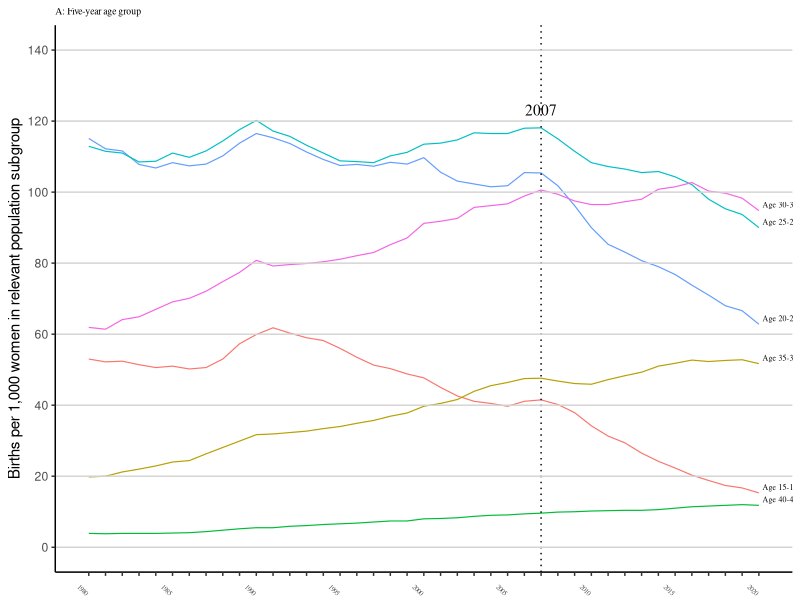
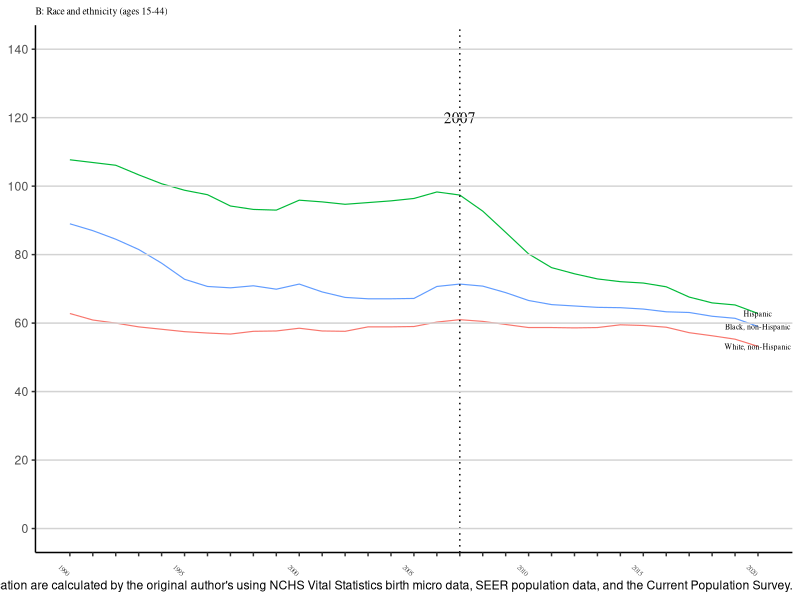
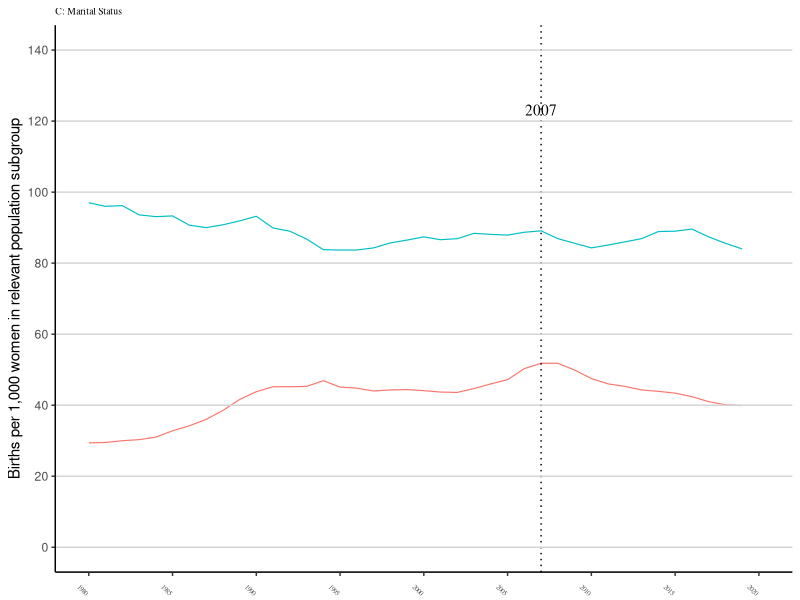

R code for these plots, in order:
## ---- chunk 1
#| include: false
#| warning: false
#| message: false

library(tidyverse)
library(palmerpenguins)
## ---- chunk 2
#| echo: false
#| eval: true
#| warning: false
#| message: false
#| label: fig-bratetrend-graph
#| fig-cap: "Trends in Birth Rates by Population Subgroup"
# Load necessary libraries
library(ggplot2)
library(gridExtra)

# Set seed for reproducibility
set.seed(123)

# Read the data from CSV file
data <- read.csv(file = here::here("outputs/data/figs_2a_2b.csv"))

# Plotting the first line graph (Graph A)
graph_A <- ggplot(data, aes(x = year)) +
  geom_line(aes(y = brate_1519, color = "blue"), size = 0.4) +
  geom_line(aes(y = brate_2024, color = "orange"), size = 0.4) +
  geom_line(aes(y = brate_2529, color = "grey"), size = 0.4) +
  geom_line(aes(y = brate_3034, color = "yellow"), size = 0.4) +
  geom_line(aes(y = brate_3539, color = "cyan"), size = 0.4) +
  geom_line(aes(y = brate_4044, color = "green"), size = 0.4) +
  geom_text(data = data[data$year == 2020,], aes(x = year, y = brate_1519, label = "Age 15-19"), hjust = -0.1, vjust = -0.5, size = 2, family = "Times") +
  geom_text(data = data[data$year == 2020,], aes(x = year, y = brate_2024, label = "Age 20-24"), hjust = -0.1, vjust = -0.5, size = 2, family = "Times") +
  geom_text(data = data[data$year == 2020,], aes(x = year, y = brate_2529, label = "Age 25-29"), hjust = -0.1, vjust = -0.5, size = 2, family = "Times") +
  geom_text(data = data[data$year == 2020,], aes(x = year, y = brate_3034, label = "Age 30-34"), hjust = -0.1, vjust = -0.5, size = 2, family = "Times") +
  geom_text(data = data[data$year == 2020,], aes(x = year, y = brate_3539, label = "Age 35-39"), hjust = -0.1, vjust = -0.5, size = 2, family = "Times") +
  geom_text(data = data[data$year == 2020,], aes(x = year, y = brate_4044, label = "Age 40-44"), hjust = -0.1, vjust = -0.5, size = 2, family = "Times") +
  geom_vline(xintercept = 2007, linetype = "dotted") +
  annotate("text", x = 2007, y = 120, label = "2007", vjust = -0.5, hjust = 0.5, color = "black", family = "Times") +
  geom_hline(yintercept = seq(0, 140, by = 20), color = "lightgrey") +
  scale_y_continuous(limits = c(0, 140), breaks = seq(0, 140, by = 20), labels = seq(0, 140, by = 20)) +
  scale_x_continuous(limits = c(1980, 2020), breaks = seq(1980, 2020, by = 1), labels = function(x) ifelse(x %% 5 == 0, x, "")) +
  labs(x = NULL, 
       y = 'Births per 1,000 women in relevant population subgroup',
       title = "A: Five-year age group",
       caption = NULL,
       family = "Times") +
  theme_classic() +
  theme(axis.text.x = element_text(angle = -45, hjust = 1, family = "Times", size = 5),
        plot.title = element_text(size = 7, family = "Times"),
        legend.position = "none")

# Plotting the second line graph (Graph B)
graph_B <- ggplot(data, aes(x = year)) +
  geom_line(aes(y = brate_hisp, color = "grey"), size = 0.4) +
  geom_line(aes(y = brate_blacknh, color = "orange"), size = 0.4) +
  geom_line(aes(y = brate_whitenh, color = "blue"), size = 0.4) +
  geom_text(data = data[data$year == 2020,], aes(x = year, y = brate_hisp, label = "Hispanic"), size = 2, family = "Times") +
  geom_text(data = data[data$year == 2020,], aes(x = year, y = brate_blacknh, label = "Black, non-Hispanic"), size = 2, family = "Times") +
  geom_text(data = data[data$year == 2020,], aes(x = year, y = brate_whitenh, label = "White, non-Hispanic"), size = 2, family = "Times") +
  geom_vline(xintercept = 2007, linetype = "dotted") + annotate("text", x = 2007, y = 120, label = "2007", color = "black", family = "Times") +
  geom_hline(yintercept = seq(0, 140, by = 20), color = "lightgrey") + scale_y_continuous(limits = c(0, 140), breaks = seq(0, 140, by = 20), labels = seq(0, 140, by = 20)) + scale_x_continuous(limits = c(1990, 2020), breaks = seq(1990, 2020, by = 1), labels = function(x) ifelse(x %% 5 == 0, x, "")) + labs(x = NULL, y = NULL,
       title = "B: Race and ethnicity (ages 15-44)",
       caption = "Birth rates by age group, race, and ethnicity, and marital status gathered from CDC Vital Statistics Births Reports. Birth rates by Hispanic subpopulation, mother's education are calculated by the original author's using NCHS Vital Statistics birth micro data, SEER population data, and the Current Population Survey.") +
  theme_classic() +
  theme(axis.text.x = element_text(angle = -45, hjust = 1, family = "Times", size = 5),
        plot.title = element_text(size = 7, family = "Times"),
        legend.position = "none")


# Read the data from the new CSV file fig_2e
data_2e <- read.csv(file = here::here("outputs/data/fig_2e.csv"))

# Plotting the third line graph (Graph C)
graph_C <- ggplot(data_2e, aes(x = year)) +
  geom_line(aes(y = brate_unmarried, color = "blue"), size = 0.4) +
  geom_line(aes(y = brate_married, color = "orange"), size = 0.4) +
  geom_vline(xintercept = 2007, linetype = "dotted") +
  annotate("text", x = 2007, y = 120, label = "2007", vjust = -0.5, hjust = 0.5, color = "black", family = "Times") +
  geom_hline(yintercept = seq(0, 140, by = 20), color = "lightgrey") +
  scale_y_continuous(limits = c(0, 140), breaks = seq(0, 140, by = 20), labels = seq(0, 140, by = 20)) +
  scale_x_continuous(limits = c(1980, 2020), breaks = seq(1980, 2020, by = 5), labels = function(x) ifelse(x %% 5 == 0, x, "")) +
  labs(x = NULL, 
       y = 'Births per 1,000 women in relevant population subgroup',
       title = "C: Marital Status",
       caption = NULL,
       family = "Times") +
  theme_classic() +
  theme(axis.text.x = element_text(angle = -45, hjust = 1, family = "Times", size = 5),
        plot.title = element_text(size = 7, family = "Times"),
        legend.position = "none")

# divide frame in 3x1 grid
par(mfrow = c(3,1))

# draw 3 graphs
plot(graph_A)
plot(graph_B)
plot(graph_C)
